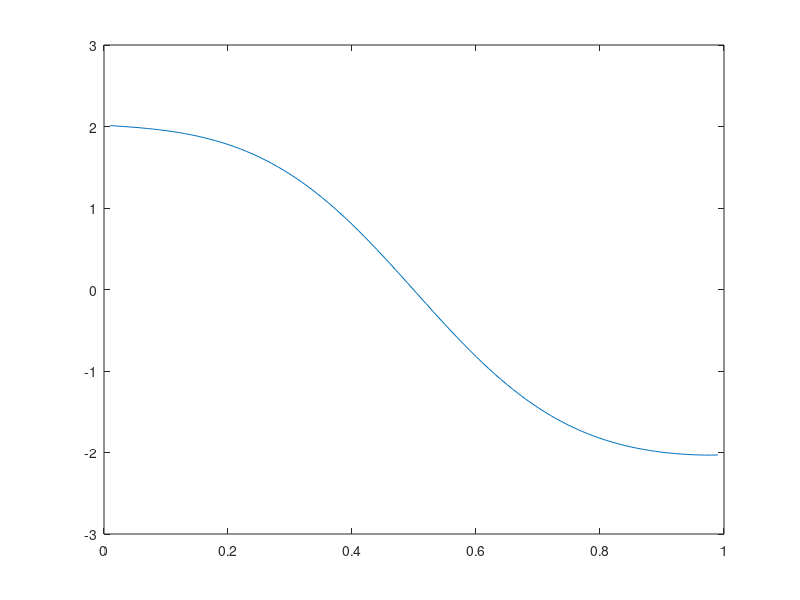

MATLAB code to generate this figure:
alpha=0;
Kappa=0.01:0.01:0.99;
lambda=1;
N=100000;
e = random('exp',1,N,1);
z = randn(N,1);

for i=1:length(Kappa)
    kappa=Kappa(i);
    R = alpha + ( e*(1-2*kappa)/(kappa*(1-kappa)) + sqrt(2*e/(kappa*(1-kappa))).*z ) / lambda;
    sk(i) = skewness(R);
end
plot(Kappa,sk)